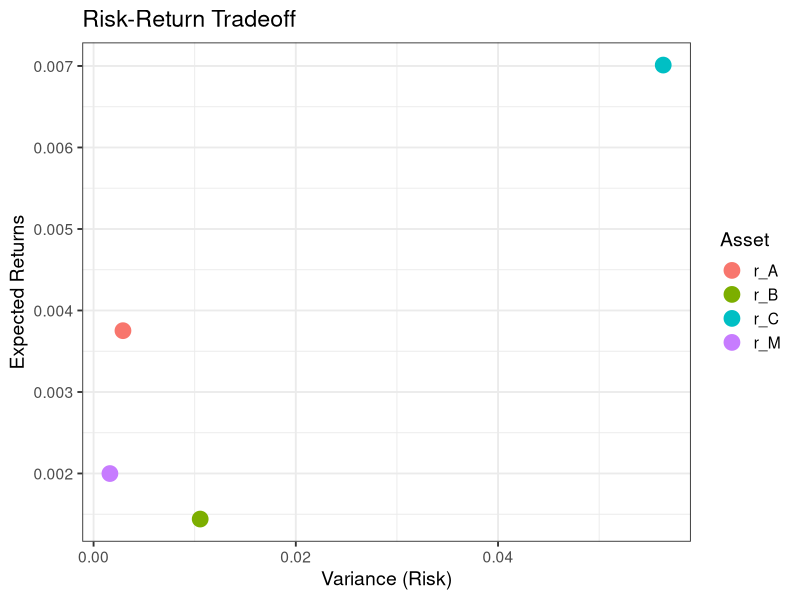
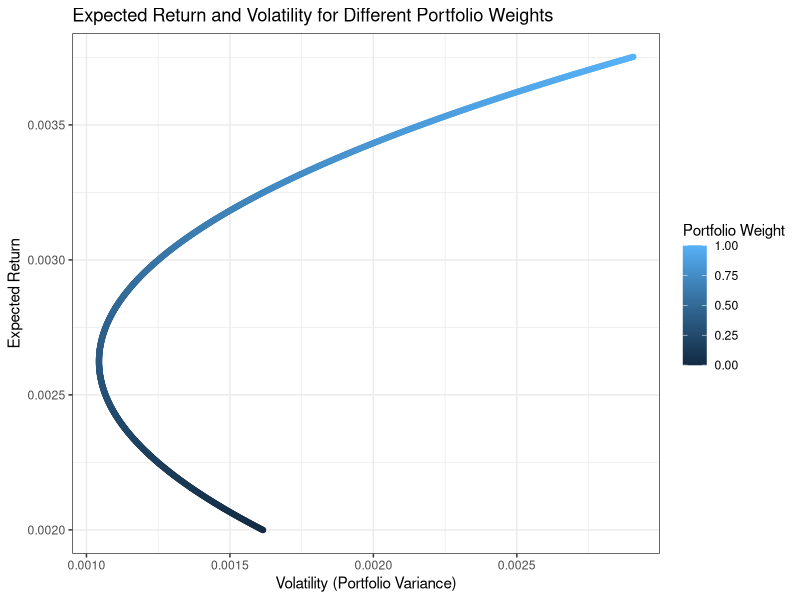

Write R code to recreate these figures, in order.
## ---- chunk 1
knitr::opts_chunk$set(echo = TRUE)
## ---- chunk 2
library(haven)

financeR_data <- read_dta("financeR.dta")
head(financeR_data)
## ---- chunk 3
data_dimensions <- dim(financeR_data)
num_observations <- data_dimensions[1]
num_variables <- data_dimensions[2]

cat("Number of observations (rows):", num_observations, "\n")
cat("Number of variables (columns):", num_variables, "\n")
## ---- chunk 4
variable_classes <- sapply(financeR_data, class)

print(variable_classes)

non_numeric_variables <- names(variable_classes[variable_classes != "numeric"])

if(length(non_numeric_variables) > 0) {
  cat("Non-numeric variable(s):", paste(non_numeric_variables, collapse = ", "), "\n")
}
## ---- chunk 5
library(dplyr)

financeR_data_cleaned <- select(financeR_data, -one_of(non_numeric_variables))
head(financeR_data_cleaned)
## ---- chunk 6
rf <- 0.0041

calculate_excess_returns <- function(returns) {
  excess_returns <- returns - rf
  return(excess_returns)
}

financeR_excess_returns <- as.data.frame(sapply(financeR_data_cleaned, calculate_excess_returns))

head(financeR_excess_returns)
## ---- chunk 7
descriptive_stats <- summary(financeR_excess_returns)

print(descriptive_stats)

mean_returns <- sapply(financeR_excess_returns, mean)

cat("The asset with the highest mean return is:", names(which.max(mean_returns)), "with a mean return of", max(mean_returns), "\n")
## ---- chunk 8
var_cov_matrix <- var(financeR_excess_returns)
print(var_cov_matrix)

variances <- diag(var_cov_matrix)
most_volatile_asset <- names(which.max(variances))
cat("(a) The most volatile asset is:", most_volatile_asset, "with a variance of", max(variances), "\n")

diag(var_cov_matrix) <- 0
highest_cov_value <- max(var_cov_matrix)
highest_cov_assets <- which(var_cov_matrix == highest_cov_value, arr.ind = TRUE)
asset_names <- rownames(var_cov_matrix)
pair_with_highest_covariance <- c(asset_names[highest_cov_assets[1, "row"]], asset_names[highest_cov_assets[1, "col"]])
cat("(b) The two assets with the highest covariance are:", pair_with_highest_covariance[1], "and", pair_with_highest_covariance[2], "with a covariance of", highest_cov_value, "\n")
## ---- chunk 9
asset_means <- sapply(financeR_excess_returns, mean)
asset_variances <- sapply(financeR_excess_returns, var)
print(asset_means)
print(asset_variances)

library(ggplot2)

risk_return_df <- data.frame(Asset = names(asset_means), Er = asset_means, Var = asset_variances)

ggplot(risk_return_df, aes(x = Var, y = Er, color = Asset)) +
  geom_point(size = 5) + theme_bw(base_size = 14) +
  ggtitle("Risk-Return Tradeoff") +
  xlab("Variance (Risk)") + ylab("Expected Returns")
## ---- chunk 10

calculate_sharpe_ratio <- function(returns, variance, rf) {
  sharpe_ratio <- (returns - rf) / sqrt(variance)
  return(sharpe_ratio)
}

sharpe_ratios <- sapply(1:ncol(financeR_excess_returns), function(i) {
  calculate_sharpe_ratio(asset_means[i], asset_variances[i], rf)
})

names(sharpe_ratios) <- names(asset_means)
print(sharpe_ratios)

cat("The asset with the best estimated risk-reward tradeoff according to the Sharpe ratio is:", names(which.max(sharpe_ratios)), "\n")
## ---- chunk 11
omega <- seq(from = 0, to = 1, length.out = 1000)

mean_GLD <- asset_means['r_A']
mean_SP500 <- asset_means['r_M']
var_GLD <- asset_variances['r_A']
var_SP500 <- asset_variances['r_M']
cov_GLD_SP500 <- var_cov_matrix['r_A', 'r_M']

portfolio_df <- data.frame(omega = omega)

# Calculate expected return and variance for each weight combination
portfolio_df$expected_return <- (omega * mean_GLD) + ((1 - omega) * mean_SP500)
portfolio_df$portfolio_variance <- (omega^2 * var_GLD) + ((1 - omega)^2 * var_SP500) + (2 * omega * (1 - omega) * cov_GLD_SP500)

ggplot(portfolio_df, aes(x = portfolio_variance, y = expected_return, color = omega)) +
  geom_point() +
  theme_bw() +
  labs(title = "Expected Return and Volatility for Different Portfolio Weights",
       x = "Volatility (Portfolio Variance)",
       y = "Expected Return",
       color = "Portfolio Weight")
